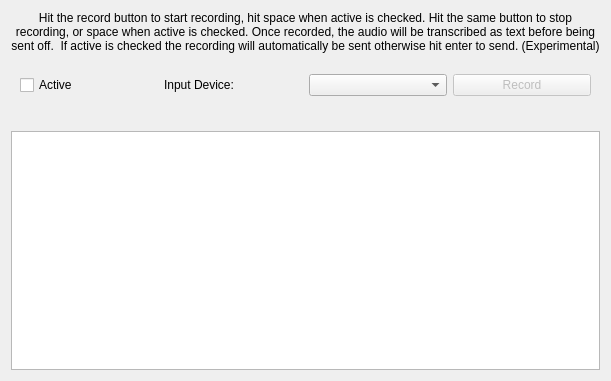
<?xml version="1.0" encoding="UTF-8"?>
<ui version="4.0">
 <class>AudioGetter</class>
 <widget class="QWidget" name="AudioGetter">
  <property name="geometry">
   <rect>
    <x>0</x>
    <y>0</y>
    <width>611</width>
    <height>381</height>
   </rect>
  </property>
  <property name="windowTitle">
   <string>Audio Getter</string>
  </property>
  <layout class="QVBoxLayout" name="verticalLayout">
   <item>
    <widget class="QLabel" name="label">
     <property name="text">
      <string>Hit the record button to start recording, hit space when active is checked. Hit the same button to stop recording, or space when active is checked. Once recorded, the audio will be transcribed as text before being sent off.  If active is checked the recording will automatically be sent otherwise hit enter to send. (Experimental)</string>
     </property>
     <property name="alignment">
      <set>Qt::AlignCenter</set>
     </property>
     <property name="wordWrap">
      <bool>true</bool>
     </property>
    </widget>
   </item>
   <item>
    <widget class="KeyMonitorWidget" name="key_monitor_widget" native="true"/>
   </item>
   <item>
    <widget class="QWidget" name="control_box" native="true">
     <layout class="QHBoxLayout" name="horizontalLayout">
      <item>
       <widget class="QCheckBox" name="active_check">
        <property name="text">
         <string>Active</string>
        </property>
       </widget>
      </item>
      <item>
       <widget class="QLabel" name="input_label">
        <property name="text">
         <string>Input Device:</string>
        </property>
       </widget>
      </item>
      <item>
       <widget class="QComboBox" name="input_combo"/>
      </item>
      <item>
       <widget class="QPushButton" name="record_button">
        <property name="enabled">
         <bool>false</bool>
        </property>
        <property name="text">
         <string>Record</string>
        </property>
        <property name="icon">
         <iconset resource="../res/res.qrc">
          <normaloff>:/audio/mic.png</normaloff>
          <normalon>:/audio/stop_audio.png</normalon>
          <selectedon>:/audio/stop_audio.png</selectedon>:/audio/mic.png</iconset>
        </property>
        <property name="checkable">
         <bool>true</bool>
        </property>
        <property name="checked">
         <bool>false</bool>
        </property>
       </widget>
      </item>
     </layout>
    </widget>
   </item>
   <item>
    <widget class="QWidget" name="widget_2" native="true">
     <layout class="QVBoxLayout" name="verticalLayout_2">
      <property name="leftMargin">
       <number>0</number>
      </property>
      <property name="topMargin">
       <number>0</number>
      </property>
      <property name="rightMargin">
       <number>0</number>
      </property>
      <property name="bottomMargin">
       <number>0</number>
      </property>
      <item>
       <widget class="QLabel" name="transcribing_status">
        <property name="text">
         <string/>
        </property>
        <property name="alignment">
         <set>Qt::AlignCenter</set>
        </property>
       </widget>
      </item>
      <item>
       <widget class="QPlainTextEdit" name="transcribed_text"/>
      </item>
     </layout>
    </widget>
   </item>
  </layout>
 </widget>
 <customwidgets>
  <customwidget>
   <class>KeyMonitorWidget</class>
   <extends>QWidget</extends>
   <header>..keyMonitorWidget</header>
   <container>1</container>
  </customwidget>
 </customwidgets>
 <resources>
  <include location="../res/res.qrc"/>
 </resources>
 <connections/>
</ui>
